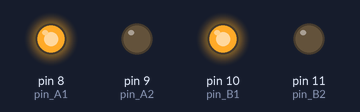
The sketch below on a simulated Arduino Uno, built with avr-gcc and run on an emulated ATmega328P. On the bench: output pins drawn as LEDs (lit = HIGH).

Above: at 0.5 s.
At 2.7 s:
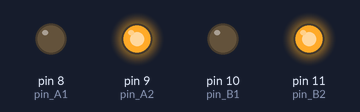
Timing chart, 0 to 3.5 s (numbered marks = the images above):
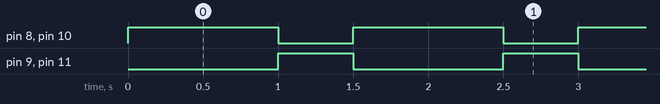

Measured:
- by itself, pin 8 (pin_A1), pin 10 (pin_B1): alternates HIGH for 1.0 s and LOW for 0.50 s
- by itself, pin 9 (pin_A2), pin 11 (pin_B2): alternates HIGH for 0.50 s and LOW for 1.0 s

The sketch:

dualMotor_01b.ino
```cpp
int pin_A1 =  8;
int pin_A2 =  9;
int pin_B1 = 10;
int pin_B2 = 11;

void setup() {
  pinMode(pin_A1, OUTPUT);
  pinMode(pin_A2, OUTPUT);
  pinMode(pin_B1, OUTPUT);
  pinMode(pin_B2, OUTPUT);
}

void loop(){
  move('F', 1000);
  move('B', 500);
}

void move(char dir, int ms) {
  switch(dir){
    case 'F': digitalWrite(pin_A1, HIGH);
              digitalWrite(pin_A2, LOW);
              digitalWrite(pin_B1, HIGH);
              digitalWrite(pin_B2, LOW);
              delay(ms);
              break;
    case 'B': digitalWrite(pin_A1, LOW);
              digitalWrite(pin_A2, HIGH);
              digitalWrite(pin_B1, LOW);
              digitalWrite(pin_B2, HIGH);
              delay(ms);
              break;
    case 'L': digitalWrite(pin_A1, LOW);
              digitalWrite(pin_A2, HIGH);
              digitalWrite(pin_B1, HIGH);
              digitalWrite(pin_B2, LOW);
              delay(ms);
              break;
    case 'R': digitalWrite(pin_A1, HIGH);
              digitalWrite(pin_A2, LOW);
              digitalWrite(pin_B1, LOW);
              digitalWrite(pin_B2, HIGH);
              delay(ms);
  }
}
```
